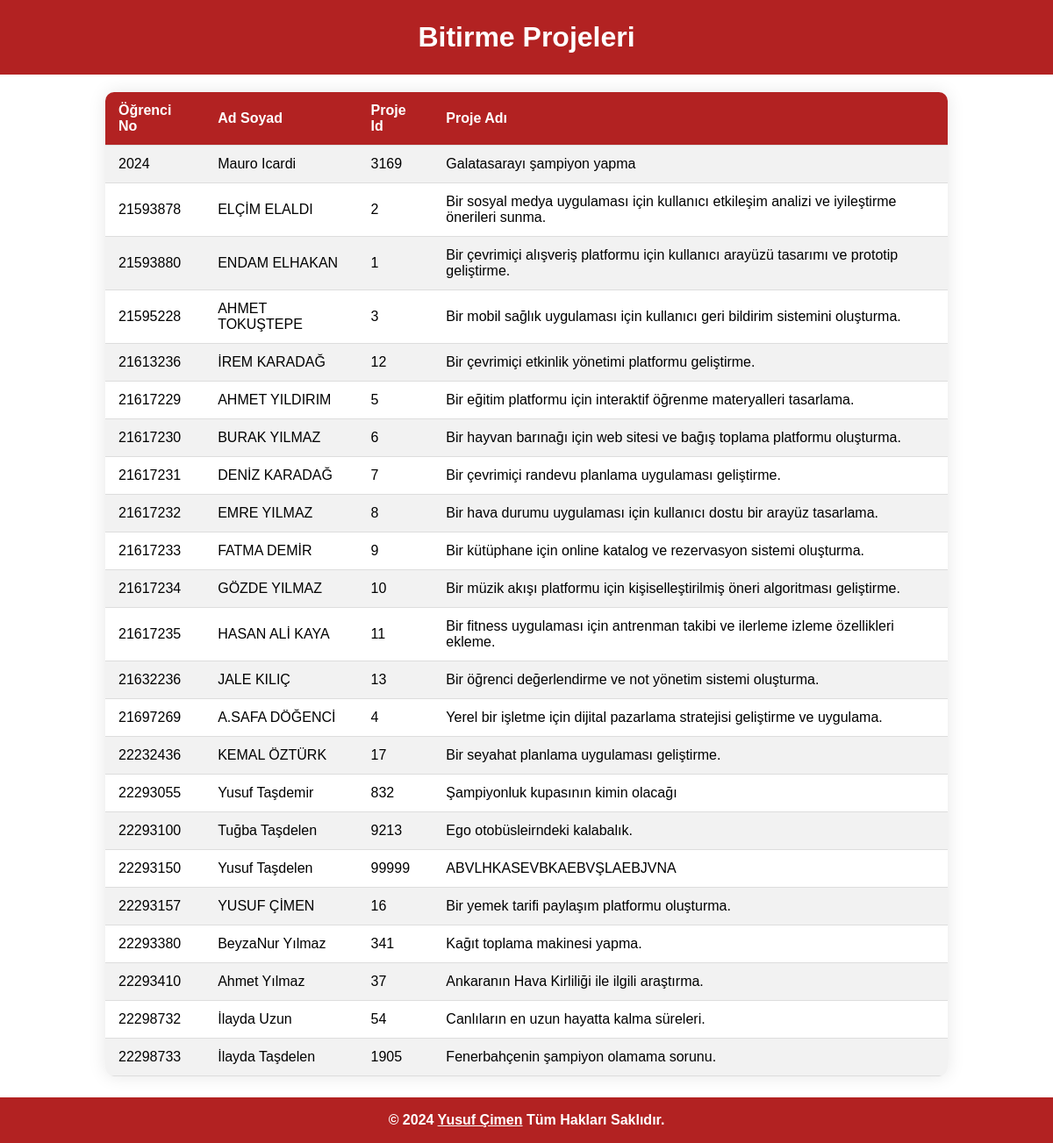
The app's page /bitirmeProjeleri.php with its own data.
### tables this page shows
CREATE TABLE `ogrenciler` (
  `Egitim_Ogretim_Donemi` varchar(20) NOT NULL,
  `Ogrenci_No` int(10) NOT NULL,
  `Ogrenci_Ad_Soyad` varchar(50) NOT NULL,
  `Proje_Id` int(11) NOT NULL,
  `Proje_Ad` varchar(150) DEFAULT NULL,
  `Puan` int(11) DEFAULT NULL,
  `Juri_1` varchar(50) NOT NULL,
  `Juri_2` varchar(50) NOT NULL,
  `Juri_3` varchar(50) NOT NULL,
  `Juri_4` varchar(50) NOT NULL
);

### bitirmeProjeleri.php (the view, shortened to what this page needs)
<!DOCTYPE html>
<html lang="en">
<head>
</head>
<body>
  <header>
    <h1>Bitirme Projeleri</h1>
  </header>
  <main>
    <?php
    include "veritabani.php";
    $komut = "SELECT Ogrenci_No, Ogrenci_Ad_Soyad, Proje_Id, Proje_Ad  FROM ogrenciler";
    $veriler = $baglanti->query($komut);
    echo "
    <table>
    <tr>
      <th>Öğrenci No</th>
      <th>Ad Soyad</th>
      <th>Proje Id</th>
      <th>Proje Adı</th>
    </tr>";
    while($satir = $veriler->fetch_assoc()){
      echo "
      <tr>
       <td>". $satir["Ogrenci_No"]."</td>".
       "<td>".$satir["Ogrenci_Ad_Soyad"]."</td>".
       "<td>".$satir["Proje_Id"]."</td>".
       "<td>".$satir["Proje_Ad"]."</td>".
      "</tr>";
    }
    echo "</table>";
    ?>
  </main>
  <footer class="footer">
      <p>&copy; 2024 <a href="http://www.yusufcimen.com.tr/" target="_blank" style="color: white;"><b>Yusuf Çimen</b></a> Tüm Hakları Saklıdır.</p>
  </footer>
</body>
</html>

### bitirmeProjeleri.php (style rules this page uses)
body { margin: 0; font-family: Arial, sans-serif; }
h1 { margin: 0; padding: 2%; background-color: firebrick; color: white; text-align: center; font-size: 2rem; }
main { margin-top: 20px; display: flex; justify-content: center; }
table { width: 80%; border-collapse: collapse; border-radius: 10px; overflow: hidden; box-shadow: 0 0 20px rgba(0, 0, 0, 0.1); }
th, td { padding: 12px 15px; text-align: left; border-bottom: 1px solid #ddd; }
th { background-color: firebrick; color: white; }
tr:nth-child(even) { background-color: #f2f2f2; }
.footer { background-color: firebrick; padding: 1px; color: white; text-align: center; font-weight: bold; margin-top: 2%; }

### records on screen
ogrenciler: Ogrenci_No "2024", Ogrenci_Ad_Soyad "Mauro Icardi", Proje_Id "3169", Proje_Ad "Galatasarayı şampiyon yapma"
ogrenciler: Ogrenci_No "21593878", Ogrenci_Ad_Soyad "ELÇİM ELALDI", Proje_Id "2", Proje_Ad "Bir sosyal medya uygulaması için kullanıcı etkileşim analizi ve iyileştirme önerileri sunma."
ogrenciler: Ogrenci_No "21593880", Ogrenci_Ad_Soyad "ENDAM ELHAKAN", Proje_Id "1", Proje_Ad "Bir çevrimiçi alışveriş platformu için kullanıcı arayüzü tasarımı ve prototip geliştirme."
ogrenciler: Ogrenci_No "21595228", Ogrenci_Ad_Soyad "AHMET TOKUŞTEPE", Proje_Id "3", Proje_Ad "Bir mobil sağlık uygulaması için kullanıcı geri bildirim sistemini oluşturma."
ogrenciler: Ogrenci_No "21613236", Ogrenci_Ad_Soyad "İREM KARADAĞ", Proje_Id "12", Proje_Ad "Bir çevrimiçi etkinlik yönetimi platformu geliştirme."
ogrenciler: Ogrenci_No "21617229", Ogrenci_Ad_Soyad "AHMET YILDIRIM", Proje_Id "5", Proje_Ad "Bir eğitim platformu için interaktif öğrenme materyalleri tasarlama."
ogrenciler: Ogrenci_No "21617230", Ogrenci_Ad_Soyad "BURAK YILMAZ", Proje_Id "6", Proje_Ad "Bir hayvan barınağı için web sitesi ve bağış toplama platformu oluşturma."
ogrenciler: Ogrenci_No "21617231", Ogrenci_Ad_Soyad "DENİZ KARADAĞ", Proje_Id "7", Proje_Ad "Bir çevrimiçi randevu planlama uygulaması geliştirme."
ogrenciler: Ogrenci_No "21617232", Ogrenci_Ad_Soyad "EMRE YILMAZ", Proje_Id "8", Proje_Ad "Bir hava durumu uygulaması için kullanıcı dostu bir arayüz tasarlama."
ogrenciler: Ogrenci_No "21617233", Ogrenci_Ad_Soyad "FATMA DEMİR", Proje_Id "9", Proje_Ad "Bir kütüphane için online katalog ve rezervasyon sistemi oluşturma."
ogrenciler: Ogrenci_No "21617234", Ogrenci_Ad_Soyad "GÖZDE YILMAZ", Proje_Id "10", Proje_Ad "Bir müzik akışı platformu için kişiselleştirilmiş öneri algoritması geliştirme."
ogrenciler: Ogrenci_No "21617235", Ogrenci_Ad_Soyad "HASAN ALİ KAYA", Proje_Id "11", Proje_Ad "Bir fitness uygulaması için antrenman takibi ve ilerleme izleme özellikleri ekleme."
ogrenciler: Ogrenci_No "21632236", Ogrenci_Ad_Soyad "JALE KILIÇ", Proje_Id "13", Proje_Ad "Bir öğrenci değerlendirme ve not yönetim sistemi oluşturma."
ogrenciler: Ogrenci_No "21697269", Ogrenci_Ad_Soyad "A.SAFA DÖĞENCİ", Proje_Id "4", Proje_Ad "Yerel bir işletme için dijital pazarlama stratejisi geliştirme ve uygulama."
ogrenciler: Ogrenci_No "22232436", Ogrenci_Ad_Soyad "KEMAL ÖZTÜRK", Proje_Id "17", Proje_Ad "Bir seyahat planlama uygulaması geliştirme."
ogrenciler: Ogrenci_No "22293055", Ogrenci_Ad_Soyad "Yusuf Taşdemir", Proje_Id "832", Proje_Ad "Şampiyonluk kupasının kimin olacağı"
ogrenciler: Ogrenci_No "22293100", Ogrenci_Ad_Soyad "Tuğba Taşdelen", Proje_Id "9213", Proje_Ad "Ego otobüsleirndeki kalabalık."
ogrenciler: Ogrenci_No "22293150", Ogrenci_Ad_Soyad "Yusuf Taşdelen", Proje_Id "99999", Proje_Ad "ABVLHKASEVBKAEBVŞLAEBJVNA"
ogrenciler: Ogrenci_No "22293157", Ogrenci_Ad_Soyad "YUSUF ÇİMEN", Proje_Id "16", Proje_Ad "Bir yemek tarifi paylaşım platformu oluşturma."
ogrenciler: Ogrenci_No "22293380", Ogrenci_Ad_Soyad "BeyzaNur Yılmaz", Proje_Id "341", Proje_Ad "Kağıt toplama makinesi yapma."
ogrenciler: Ogrenci_No "22293410", Ogrenci_Ad_Soyad "Ahmet Yılmaz", Proje_Id "37", Proje_Ad "Ankaranın Hava Kirliliği ile ilgili araştırma."
ogrenciler: Ogrenci_No "22298732", Ogrenci_Ad_Soyad "İlayda Uzun", Proje_Id "54", Proje_Ad "Canlıların en uzun hayatta kalma süreleri."
ogrenciler: Ogrenci_No "22298733", Ogrenci_Ad_Soyad "İlayda Taşdelen", Proje_Id "1905", Proje_Ad "Fenerbahçenin şampiyon olamama sorunu."
